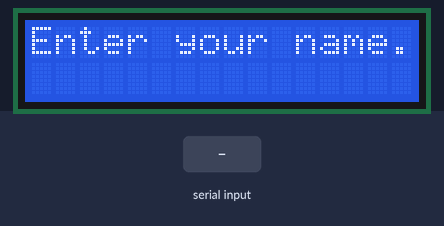
The sketch below on a simulated Arduino Mega 2560, built with avr-gcc and run on an emulated ATmega2560. Parts: 16×2 character LCD. The inputs (shaded band) are chosen by the test bench. What the sketch prints to the serial monitor is not drawn.

Above: at 1.2 s.
1.3 s: "1\n" received over Serial
At 1.6 s:
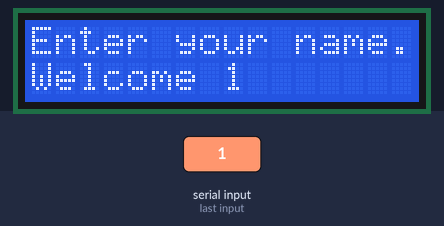
2.8 s: "0\n" received over Serial
At 4.0 s:
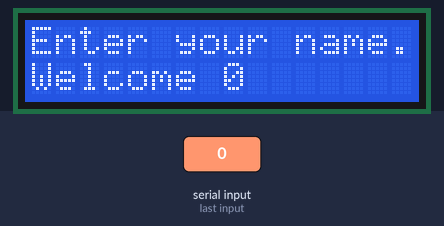
4.3 s: "2\n" received over Serial
At 5.1 s:
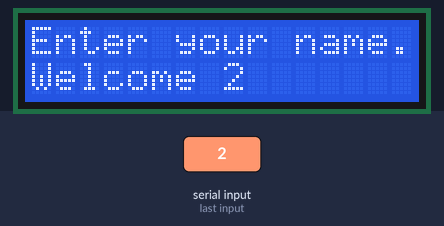
Timing chart, 0 to 7.3 s (numbered marks = the images above; inputs shaded):
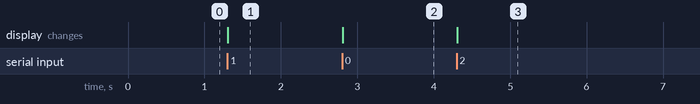

Measured:
- after the input at 1.3 s, the display: changes at once (image 1)
- after the input at 2.8 s, the display: changes at once (image 2)
- after the input at 4.3 s, the display: changes at once (image 3)

The sketch:

PC_multiple_char_LCD_.ino
```cpp
#include<LiquidCrystal.h>                        // Include the LCD library
// LiquidCrystal lcd(2,15,13,12,14,27);
LiquidCrystal lcd(16,17,19,21,22,23); //Port P2 Mapping the pins with library


void setup() {
  Serial.begin(9600);
  lcd.begin(16,2);
  lcd.setCursor(0,0);
  Serial.println("Enter your name.");
  lcd.println("Enter your name.");
}

char rx_byte = 0;
String rx_str = "";

void loop() {
  if (Serial.available() > 0) {    // is a character available?
    rx_byte = Serial.read();       // get the character

    if (rx_byte != '\n') {
      // a character of the string was received
      rx_str += rx_byte;
    }
    else {
      // end of string

      lcd.setCursor(0,1);
      Serial.print("Welcome ");
      lcd.print("Welcome ");

      lcd.setCursor(8,1);
      Serial.println(rx_str);
      lcd.println(rx_str);

      rx_str = "";                // clear the string for reuse
      lcd.setCursor(0,1);
      Serial.print(rx_str);
      lcd.print(rx_str);

      lcd.setCursor(0,0);
      Serial.println("Enter your name.");
      lcd.println("Enter your name.");
    }
  } // end: if (Serial.available() > 0)
}
```
